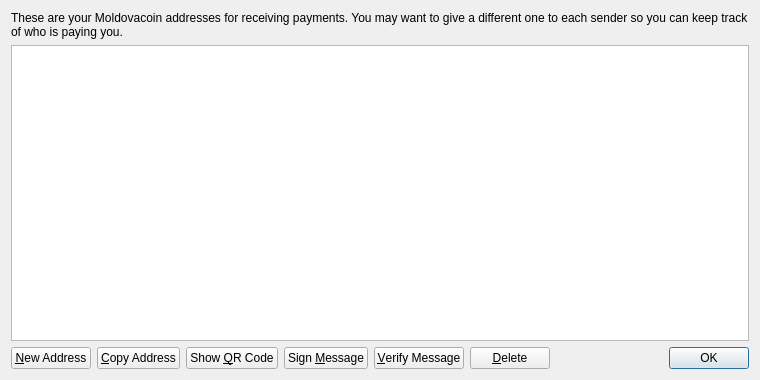
<?xml version="1.0" encoding="UTF-8"?>
<ui version="4.0">
 <class>AddressBookPage</class>
 <widget class="QWidget" name="AddressBookPage">
  <property name="geometry">
   <rect>
    <x>0</x>
    <y>0</y>
    <width>760</width>
    <height>380</height>
   </rect>
  </property>
  <property name="windowTitle">
   <string>Address Book</string>
  </property>
  <layout class="QVBoxLayout" name="verticalLayout">
   <item>
    <widget class="QLabel" name="labelExplanation">
     <property name="text">
      <string>These are your Moldovacoin addresses for receiving payments. You may want to give a different one to each sender so you can keep track of who is paying you.</string>
     </property>
     <property name="textFormat">
      <enum>Qt::PlainText</enum>
     </property>
     <property name="wordWrap">
      <bool>true</bool>
     </property>
    </widget>
   </item>
   <item>
    <widget class="QTableView" name="tableView">
     <property name="contextMenuPolicy">
      <enum>Qt::CustomContextMenu</enum>
     </property>
     <property name="toolTip">
      <string>Double-click to edit address or label</string>
     </property>
     <property name="tabKeyNavigation">
      <bool>false</bool>
     </property>
     <property name="alternatingRowColors">
      <bool>true</bool>
     </property>
     <property name="selectionMode">
      <enum>QAbstractItemView::SingleSelection</enum>
     </property>
     <property name="selectionBehavior">
      <enum>QAbstractItemView::SelectRows</enum>
     </property>
     <property name="sortingEnabled">
      <bool>true</bool>
     </property>
     <attribute name="verticalHeaderVisible">
      <bool>false</bool>
     </attribute>
    </widget>
   </item>
   <item>
    <layout class="QHBoxLayout" name="horizontalLayout">
     <item>
      <widget class="QPushButton" name="newAddressButton">
       <property name="toolTip">
        <string>Create a new address</string>
       </property>
       <property name="text">
        <string>&amp;New Address</string>
       </property>
       <property name="icon">
        <iconset resource="../bitcoin.qrc">
         <normaloff>:/icons/add2</normaloff>:/icons/add2</iconset>
       </property>
      </widget>
     </item>
     <item>
      <widget class="QPushButton" name="copyToClipboard">
       <property name="toolTip">
        <string>Copy the currently selected address to the system clipboard</string>
       </property>
       <property name="text">
        <string>&amp;Copy Address</string>
       </property>
       <property name="icon">
        <iconset resource="../bitcoin.qrc">
         <normaloff>:/icons/editcopy2</normaloff>:/icons/editcopy2</iconset>
       </property>
      </widget>
     </item>
     <item>
      <widget class="QPushButton" name="showQRCode">
       <property name="text">
        <string>Show &amp;QR Code</string>
       </property>
       <property name="icon">
        <iconset resource="../bitcoin.qrc">
         <normaloff>:/icons/qrcode2</normaloff>:/icons/qrcode2</iconset>
       </property>
      </widget>
     </item>
     <item>
      <widget class="QPushButton" name="signMessage">
       <property name="toolTip">
        <string>Sign a message to prove you own a Moldovacoin address</string>
       </property>
       <property name="text">
        <string>Sign &amp;Message</string>
       </property>
       <property name="icon">
        <iconset resource="../bitcoin.qrc">
         <normaloff>:/icons/edit2</normaloff>:/icons/edit2</iconset>
       </property>
      </widget>
     </item>
     <item>
      <widget class="QPushButton" name="verifyMessage">
       <property name="toolTip">
        <string>Verify a message to ensure it was signed with a specified Moldovacoin address</string>
       </property>
       <property name="text">
        <string>&amp;Verify Message</string>
       </property>
       <property name="icon">
        <iconset resource="../bitcoin.qrc">
         <normaloff>:/icons/verify</normaloff>:/icons/verify</iconset>
       </property>
      </widget>
     </item>
     <item>
      <widget class="QPushButton" name="deleteButton">
       <property name="toolTip">
        <string>Delete the currently selected address from the list</string>
       </property>
       <property name="text">
        <string>&amp;Delete</string>
       </property>
       <property name="icon">
        <iconset resource="../bitcoin.qrc">
         <normaloff>:/icons/remove2</normaloff>:/icons/remove2</iconset>
       </property>
      </widget>
     </item>
     <item>
      <spacer name="horizontalSpacer">
       <property name="orientation">
        <enum>Qt::Horizontal</enum>
       </property>
       <property name="sizeHint" stdset="0">
        <size>
         <width>40</width>
         <height>20</height>
        </size>
       </property>
      </spacer>
     </item>
     <item>
      <widget class="QDialogButtonBox" name="buttonBox">
       <property name="sizePolicy">
        <sizepolicy hsizetype="Maximum" vsizetype="Fixed">
         <horstretch>0</horstretch>
         <verstretch>0</verstretch>
        </sizepolicy>
       </property>
       <property name="standardButtons">
        <set>QDialogButtonBox::Ok</set>
       </property>
      </widget>
     </item>
    </layout>
   </item>
  </layout>
 </widget>
 <resources>
  <include location="../bitcoin.qrc"/>
 </resources>
 <connections/>
</ui>
